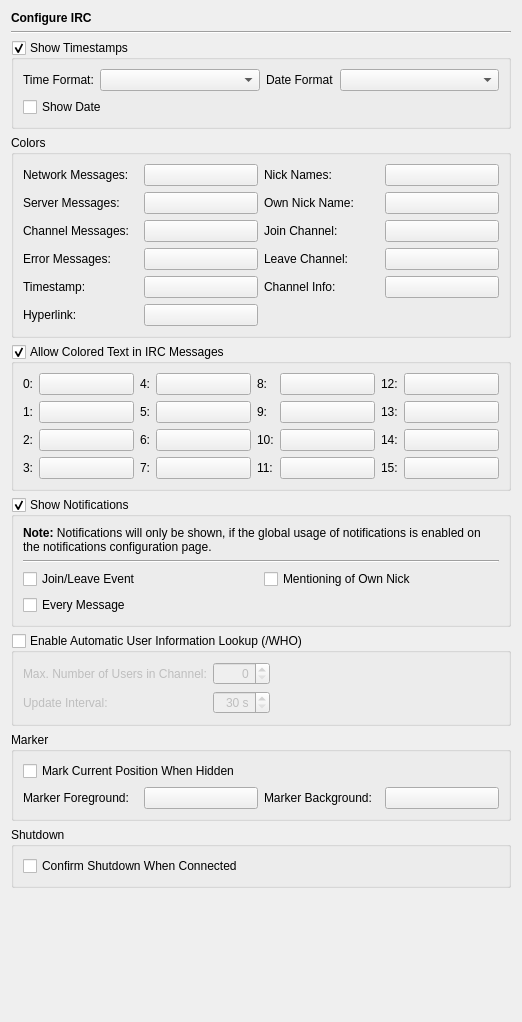
<?xml version="1.0" encoding="UTF-8"?>
<ui version="4.0">
 <class>IrcPage</class>
 <widget class="QWidget" name="IrcPage">
  <property name="geometry">
   <rect>
    <x>0</x>
    <y>0</y>
    <width>522</width>
    <height>1022</height>
   </rect>
  </property>
  <layout class="QVBoxLayout" name="verticalLayout_3">
   <item>
    <widget class="QLabel" name="headerLabel">
     <property name="text">
      <string>&lt;b&gt;Configure IRC&lt;/b&gt;</string>
     </property>
    </widget>
   </item>
   <item>
    <widget class="Line" name="line3">
     <property name="frameShape">
      <enum>QFrame::HLine</enum>
     </property>
     <property name="frameShadow">
      <enum>QFrame::Sunken</enum>
     </property>
     <property name="orientation">
      <enum>Qt::Horizontal</enum>
     </property>
    </widget>
   </item>
   <item>
    <widget class="QGroupBox" name="timestampGroup">
     <property name="toolTip">
      <string>Enable to show timestamps</string>
     </property>
     <property name="title">
      <string>Show Timestamps</string>
     </property>
     <property name="checkable">
      <bool>true</bool>
     </property>
     <layout class="QGridLayout" name="gridLayout">
      <item row="0" column="0">
       <widget class="QLabel" name="label">
        <property name="text">
         <string>Time Format:</string>
        </property>
       </widget>
      </item>
      <item row="0" column="1">
       <widget class="QComboBox" name="timeFormatCombo">
        <property name="sizePolicy">
         <sizepolicy hsizetype="Expanding" vsizetype="Fixed">
          <horstretch>0</horstretch>
          <verstretch>0</verstretch>
         </sizepolicy>
        </property>
        <property name="toolTip">
         <string>Select the time format to use</string>
        </property>
       </widget>
      </item>
      <item row="0" column="2">
       <widget class="QLabel" name="label_2">
        <property name="text">
         <string>Date Format</string>
        </property>
       </widget>
      </item>
      <item row="0" column="3">
       <widget class="QComboBox" name="dateFormatCombo">
        <property name="sizePolicy">
         <sizepolicy hsizetype="Expanding" vsizetype="Fixed">
          <horstretch>0</horstretch>
          <verstretch>0</verstretch>
         </sizepolicy>
        </property>
        <property name="toolTip">
         <string>Select the date format to use</string>
        </property>
       </widget>
      </item>
      <item row="1" column="0" colspan="4">
       <widget class="QCheckBox" name="showDateCheckBox">
        <property name="toolTip">
         <string>Select to show the date in timestamps</string>
        </property>
        <property name="text">
         <string>Show Date</string>
        </property>
       </widget>
      </item>
     </layout>
    </widget>
   </item>
   <item>
    <widget class="QGroupBox" name="coloursGroup">
     <property name="title">
      <string>Colors</string>
     </property>
     <layout class="QGridLayout" name="gridLayout_2">
      <item row="0" column="0">
       <widget class="QLabel" name="label_3">
        <property name="text">
         <string>Network Messages:</string>
        </property>
       </widget>
      </item>
      <item row="0" column="1">
       <widget class="QPushButton" name="networkButton">
        <property name="minimumSize">
         <size>
          <width>100</width>
          <height>0</height>
         </size>
        </property>
        <property name="toolTip">
         <string>Select the color for network messages</string>
        </property>
        <property name="text">
         <string/>
        </property>
       </widget>
      </item>
      <item row="0" column="2">
       <widget class="QLabel" name="label_9">
        <property name="text">
         <string>Nick Names:</string>
        </property>
       </widget>
      </item>
      <item row="0" column="3">
       <widget class="QPushButton" name="nickButton">
        <property name="minimumSize">
         <size>
          <width>100</width>
          <height>0</height>
         </size>
        </property>
        <property name="toolTip">
         <string>Select the color for nick names</string>
        </property>
        <property name="text">
         <string/>
        </property>
       </widget>
      </item>
      <item row="1" column="0">
       <widget class="QLabel" name="label_4">
        <property name="text">
         <string>Server Messages:</string>
        </property>
       </widget>
      </item>
      <item row="1" column="1">
       <widget class="QPushButton" name="serverButton">
        <property name="minimumSize">
         <size>
          <width>100</width>
          <height>0</height>
         </size>
        </property>
        <property name="toolTip">
         <string>Select the color for server messages</string>
        </property>
        <property name="text">
         <string/>
        </property>
       </widget>
      </item>
      <item row="1" column="2">
       <widget class="QLabel" name="label_10">
        <property name="text">
         <string>Own Nick Name:</string>
        </property>
       </widget>
      </item>
      <item row="1" column="3">
       <widget class="QPushButton" name="ownNickButton">
        <property name="minimumSize">
         <size>
          <width>100</width>
          <height>0</height>
         </size>
        </property>
        <property name="toolTip">
         <string>Select the color for own nick name</string>
        </property>
        <property name="text">
         <string/>
        </property>
       </widget>
      </item>
      <item row="2" column="0">
       <widget class="QLabel" name="label_5">
        <property name="text">
         <string>Channel Messages:</string>
        </property>
       </widget>
      </item>
      <item row="2" column="1">
       <widget class="QPushButton" name="channelButton">
        <property name="minimumSize">
         <size>
          <width>100</width>
          <height>0</height>
         </size>
        </property>
        <property name="toolTip">
         <string>Select the color for channel messages</string>
        </property>
        <property name="text">
         <string/>
        </property>
       </widget>
      </item>
      <item row="2" column="2">
       <widget class="QLabel" name="label_11">
        <property name="text">
         <string>Join Channel:</string>
        </property>
       </widget>
      </item>
      <item row="2" column="3">
       <widget class="QPushButton" name="joinButton">
        <property name="minimumSize">
         <size>
          <width>100</width>
          <height>0</height>
         </size>
        </property>
        <property name="toolTip">
         <string>Select the color for join channel messages</string>
        </property>
        <property name="text">
         <string/>
        </property>
       </widget>
      </item>
      <item row="3" column="0">
       <widget class="QLabel" name="label_6">
        <property name="text">
         <string>Error Messages:</string>
        </property>
       </widget>
      </item>
      <item row="3" column="1">
       <widget class="QPushButton" name="errorButton">
        <property name="minimumSize">
         <size>
          <width>100</width>
          <height>0</height>
         </size>
        </property>
        <property name="toolTip">
         <string>Select the color for error messages</string>
        </property>
        <property name="text">
         <string/>
        </property>
       </widget>
      </item>
      <item row="3" column="2">
       <widget class="QLabel" name="label_12">
        <property name="text">
         <string>Leave Channel:</string>
        </property>
       </widget>
      </item>
      <item row="3" column="3">
       <widget class="QPushButton" name="leaveButton">
        <property name="minimumSize">
         <size>
          <width>100</width>
          <height>0</height>
         </size>
        </property>
        <property name="toolTip">
         <string>Select the color for leave channel messages</string>
        </property>
        <property name="text">
         <string/>
        </property>
       </widget>
      </item>
      <item row="4" column="0">
       <widget class="QLabel" name="label_7">
        <property name="text">
         <string>Timestamp:</string>
        </property>
       </widget>
      </item>
      <item row="4" column="1">
       <widget class="QPushButton" name="timestampButton">
        <property name="minimumSize">
         <size>
          <width>100</width>
          <height>0</height>
         </size>
        </property>
        <property name="toolTip">
         <string>Select the color for timestamps</string>
        </property>
        <property name="text">
         <string/>
        </property>
       </widget>
      </item>
      <item row="4" column="2">
       <widget class="QLabel" name="label_13">
        <property name="text">
         <string>Channel Info:</string>
        </property>
       </widget>
      </item>
      <item row="4" column="3">
       <widget class="QPushButton" name="infoButton">
        <property name="minimumSize">
         <size>
          <width>100</width>
          <height>0</height>
         </size>
        </property>
        <property name="toolTip">
         <string>Select the color for channel info messages</string>
        </property>
        <property name="text">
         <string/>
        </property>
       </widget>
      </item>
      <item row="5" column="0">
       <widget class="QLabel" name="label_8">
        <property name="text">
         <string>Hyperlink:</string>
        </property>
       </widget>
      </item>
      <item row="5" column="1">
       <widget class="QPushButton" name="hyperlinkButton">
        <property name="minimumSize">
         <size>
          <width>100</width>
          <height>0</height>
         </size>
        </property>
        <property name="toolTip">
         <string>Select the color for hyperlinks</string>
        </property>
        <property name="text">
         <string/>
        </property>
       </widget>
      </item>
     </layout>
    </widget>
   </item>
   <item>
    <widget class="QGroupBox" name="textColoursGroup">
     <property name="toolTip">
      <string>Enable to allow colored text in IRC messages</string>
     </property>
     <property name="title">
      <string>Allow Colored Text in IRC Messages</string>
     </property>
     <property name="checkable">
      <bool>true</bool>
     </property>
     <layout class="QGridLayout" name="gridLayout_4">
      <item row="0" column="0">
       <widget class="QLabel" name="label_15">
        <property name="text">
         <string notr="true">0:</string>
        </property>
       </widget>
      </item>
      <item row="0" column="1">
       <widget class="QPushButton" name="ircColor0Button">
        <property name="sizePolicy">
         <sizepolicy hsizetype="Expanding" vsizetype="Fixed">
          <horstretch>0</horstretch>
          <verstretch>0</verstretch>
         </sizepolicy>
        </property>
       </widget>
      </item>
      <item row="0" column="2">
       <widget class="QLabel" name="label_19">
        <property name="text">
         <string notr="true">4:</string>
        </property>
       </widget>
      </item>
      <item row="0" column="3">
       <widget class="QPushButton" name="ircColor4Button">
        <property name="sizePolicy">
         <sizepolicy hsizetype="Expanding" vsizetype="Fixed">
          <horstretch>0</horstretch>
          <verstretch>0</verstretch>
         </sizepolicy>
        </property>
       </widget>
      </item>
      <item row="0" column="4">
       <widget class="QLabel" name="label_23">
        <property name="text">
         <string notr="true">8:</string>
        </property>
       </widget>
      </item>
      <item row="0" column="5">
       <widget class="QPushButton" name="ircColor8Button">
        <property name="sizePolicy">
         <sizepolicy hsizetype="Expanding" vsizetype="Fixed">
          <horstretch>0</horstretch>
          <verstretch>0</verstretch>
         </sizepolicy>
        </property>
       </widget>
      </item>
      <item row="0" column="6">
       <widget class="QLabel" name="label_27">
        <property name="text">
         <string notr="true">12:</string>
        </property>
       </widget>
      </item>
      <item row="0" column="7">
       <widget class="QPushButton" name="ircColor12Button">
        <property name="sizePolicy">
         <sizepolicy hsizetype="Expanding" vsizetype="Fixed">
          <horstretch>0</horstretch>
          <verstretch>0</verstretch>
         </sizepolicy>
        </property>
       </widget>
      </item>
      <item row="1" column="0">
       <widget class="QLabel" name="label_16">
        <property name="text">
         <string notr="true">1:</string>
        </property>
       </widget>
      </item>
      <item row="1" column="1">
       <widget class="QPushButton" name="ircColor1Button">
        <property name="sizePolicy">
         <sizepolicy hsizetype="Expanding" vsizetype="Fixed">
          <horstretch>0</horstretch>
          <verstretch>0</verstretch>
         </sizepolicy>
        </property>
       </widget>
      </item>
      <item row="1" column="2">
       <widget class="QLabel" name="label_20">
        <property name="text">
         <string notr="true">5:</string>
        </property>
       </widget>
      </item>
      <item row="1" column="3">
       <widget class="QPushButton" name="ircColor5Button">
        <property name="sizePolicy">
         <sizepolicy hsizetype="Expanding" vsizetype="Fixed">
          <horstretch>0</horstretch>
          <verstretch>0</verstretch>
         </sizepolicy>
        </property>
       </widget>
      </item>
      <item row="1" column="4">
       <widget class="QLabel" name="label_24">
        <property name="text">
         <string notr="true">9:</string>
        </property>
       </widget>
      </item>
      <item row="1" column="5">
       <widget class="QPushButton" name="ircColor9Button">
        <property name="sizePolicy">
         <sizepolicy hsizetype="Expanding" vsizetype="Fixed">
          <horstretch>0</horstretch>
          <verstretch>0</verstretch>
         </sizepolicy>
        </property>
       </widget>
      </item>
      <item row="1" column="6">
       <widget class="QLabel" name="label_28">
        <property name="text">
         <string notr="true">13:</string>
        </property>
       </widget>
      </item>
      <item row="1" column="7">
       <widget class="QPushButton" name="ircColor13Button">
        <property name="sizePolicy">
         <sizepolicy hsizetype="Expanding" vsizetype="Fixed">
          <horstretch>0</horstretch>
          <verstretch>0</verstretch>
         </sizepolicy>
        </property>
       </widget>
      </item>
      <item row="2" column="0">
       <widget class="QLabel" name="label_17">
        <property name="text">
         <string notr="true">2:</string>
        </property>
       </widget>
      </item>
      <item row="2" column="1">
       <widget class="QPushButton" name="ircColor2Button">
        <property name="sizePolicy">
         <sizepolicy hsizetype="Expanding" vsizetype="Fixed">
          <horstretch>0</horstretch>
          <verstretch>0</verstretch>
         </sizepolicy>
        </property>
       </widget>
      </item>
      <item row="2" column="2">
       <widget class="QLabel" name="label_21">
        <property name="text">
         <string notr="true">6:</string>
        </property>
       </widget>
      </item>
      <item row="2" column="3">
       <widget class="QPushButton" name="ircColor6Button">
        <property name="sizePolicy">
         <sizepolicy hsizetype="Expanding" vsizetype="Fixed">
          <horstretch>0</horstretch>
          <verstretch>0</verstretch>
         </sizepolicy>
        </property>
       </widget>
      </item>
      <item row="2" column="4">
       <widget class="QLabel" name="label_25">
        <property name="text">
         <string notr="true">10:</string>
        </property>
       </widget>
      </item>
      <item row="2" column="5">
       <widget class="QPushButton" name="ircColor10Button">
        <property name="sizePolicy">
         <sizepolicy hsizetype="Expanding" vsizetype="Fixed">
          <horstretch>0</horstretch>
          <verstretch>0</verstretch>
         </sizepolicy>
        </property>
       </widget>
      </item>
      <item row="2" column="6">
       <widget class="QLabel" name="label_29">
        <property name="text">
         <string notr="true">14:</string>
        </property>
       </widget>
      </item>
      <item row="2" column="7">
       <widget class="QPushButton" name="ircColor14Button">
        <property name="sizePolicy">
         <sizepolicy hsizetype="Expanding" vsizetype="Fixed">
          <horstretch>0</horstretch>
          <verstretch>0</verstretch>
         </sizepolicy>
        </property>
       </widget>
      </item>
      <item row="3" column="0">
       <widget class="QLabel" name="label_18">
        <property name="text">
         <string notr="true">3:</string>
        </property>
       </widget>
      </item>
      <item row="3" column="1">
       <widget class="QPushButton" name="ircColor3Button">
        <property name="sizePolicy">
         <sizepolicy hsizetype="Expanding" vsizetype="Fixed">
          <horstretch>0</horstretch>
          <verstretch>0</verstretch>
         </sizepolicy>
        </property>
       </widget>
      </item>
      <item row="3" column="2">
       <widget class="QLabel" name="label_22">
        <property name="text">
         <string notr="true">7:</string>
        </property>
       </widget>
      </item>
      <item row="3" column="3">
       <widget class="QPushButton" name="ircColor7Button">
        <property name="sizePolicy">
         <sizepolicy hsizetype="Expanding" vsizetype="Fixed">
          <horstretch>0</horstretch>
          <verstretch>0</verstretch>
         </sizepolicy>
        </property>
       </widget>
      </item>
      <item row="3" column="4">
       <widget class="QLabel" name="label_26">
        <property name="text">
         <string notr="true">11:</string>
        </property>
       </widget>
      </item>
      <item row="3" column="5">
       <widget class="QPushButton" name="ircColor11Button">
        <property name="sizePolicy">
         <sizepolicy hsizetype="Expanding" vsizetype="Fixed">
          <horstretch>0</horstretch>
          <verstretch>0</verstretch>
         </sizepolicy>
        </property>
       </widget>
      </item>
      <item row="3" column="6">
       <widget class="QLabel" name="label_30">
        <property name="text">
         <string notr="true">15:</string>
        </property>
       </widget>
      </item>
      <item row="3" column="7">
       <widget class="QPushButton" name="ircColor15Button">
        <property name="sizePolicy">
         <sizepolicy hsizetype="Expanding" vsizetype="Fixed">
          <horstretch>0</horstretch>
          <verstretch>0</verstretch>
         </sizepolicy>
        </property>
       </widget>
      </item>
     </layout>
    </widget>
   </item>
   <item>
    <widget class="QGroupBox" name="notificationsGroup">
     <property name="toolTip">
      <string>Enable to show notifications</string>
     </property>
     <property name="title">
      <string>Show Notifications</string>
     </property>
     <property name="checkable">
      <bool>true</bool>
     </property>
     <layout class="QGridLayout" name="gridLayout_3">
      <item row="0" column="0" colspan="2">
       <widget class="QLabel" name="label_14">
        <property name="text">
         <string>&lt;b&gt;Note:&lt;/b&gt; Notifications will only be shown, if the global usage of notifications is enabled on the notifications configuration page.</string>
        </property>
        <property name="wordWrap">
         <bool>true</bool>
        </property>
       </widget>
      </item>
      <item row="1" column="0" colspan="2">
       <widget class="Line" name="line">
        <property name="orientation">
         <enum>Qt::Horizontal</enum>
        </property>
       </widget>
      </item>
      <item row="2" column="0">
       <widget class="QCheckBox" name="joinLeaveCheckBox">
        <property name="toolTip">
         <string>Select to show a notification for join and leave events</string>
        </property>
        <property name="text">
         <string>Join/Leave Event</string>
        </property>
       </widget>
      </item>
      <item row="2" column="1">
       <widget class="QCheckBox" name="ownNickCheckBox">
        <property name="toolTip">
         <string>Select to show a notification for every mentioning of your nick</string>
        </property>
        <property name="text">
         <string>Mentioning of Own Nick</string>
        </property>
       </widget>
      </item>
      <item row="3" column="0">
       <widget class="QCheckBox" name="messageCheckBox">
        <property name="toolTip">
         <string>Select to show a notification for every message</string>
        </property>
        <property name="text">
         <string>Every Message</string>
        </property>
       </widget>
      </item>
     </layout>
    </widget>
   </item>
   <item>
    <widget class="QGroupBox" name="whoGroup">
     <property name="toolTip">
      <string>Select this to enable the automatic lookup of user information for joined channels</string>
     </property>
     <property name="title">
      <string>Enable Automatic User Information Lookup (/WHO)</string>
     </property>
     <property name="checkable">
      <bool>true</bool>
     </property>
     <property name="checked">
      <bool>false</bool>
     </property>
     <layout class="QGridLayout" name="gridLayout_5">
      <item row="0" column="0">
       <widget class="QLabel" name="label_31">
        <property name="text">
         <string>Max. Number of Users in Channel:</string>
        </property>
       </widget>
      </item>
      <item row="0" column="1">
       <widget class="QSpinBox" name="whoUsersSpinBox">
        <property name="toolTip">
         <string>Enter the maximum numbers of users in a channel allowed for this function</string>
        </property>
        <property name="alignment">
         <set>Qt::AlignRight|Qt::AlignTrailing|Qt::AlignVCenter</set>
        </property>
        <property name="maximum">
         <number>999</number>
        </property>
       </widget>
      </item>
      <item row="0" column="2">
       <spacer name="horizontalSpacer">
        <property name="orientation">
         <enum>Qt::Horizontal</enum>
        </property>
        <property name="sizeHint" stdset="0">
         <size>
          <width>174</width>
          <height>20</height>
         </size>
        </property>
       </spacer>
      </item>
      <item row="1" column="0">
       <widget class="QLabel" name="label_32">
        <property name="text">
         <string>Update Interval:</string>
        </property>
       </widget>
      </item>
      <item row="1" column="1">
       <widget class="QSpinBox" name="whoIntervalSpinBox">
        <property name="toolTip">
         <string>Enter the user information update interval</string>
        </property>
        <property name="alignment">
         <set>Qt::AlignRight|Qt::AlignTrailing|Qt::AlignVCenter</set>
        </property>
        <property name="suffix">
         <string> s</string>
        </property>
        <property name="minimum">
         <number>30</number>
        </property>
        <property name="maximum">
         <number>600</number>
        </property>
        <property name="singleStep">
         <number>10</number>
        </property>
       </widget>
      </item>
     </layout>
    </widget>
   </item>
   <item>
    <widget class="QGroupBox" name="markerGroup">
     <property name="title">
      <string>Marker</string>
     </property>
     <layout class="QVBoxLayout" name="verticalLayout">
      <item>
       <widget class="QCheckBox" name="markWhenHiddenCheckBox">
        <property name="toolTip">
         <string>Select to mark the current position, when the chat window is hidden</string>
        </property>
        <property name="text">
         <string>Mark Current Position When Hidden</string>
        </property>
       </widget>
      </item>
      <item>
       <layout class="QHBoxLayout" name="horizontalLayout">
        <item>
         <widget class="QLabel" name="label_33">
          <property name="text">
           <string>Marker Foreground:</string>
          </property>
         </widget>
        </item>
        <item>
         <widget class="QPushButton" name="markerForegroundButton">
          <property name="minimumSize">
           <size>
            <width>100</width>
            <height>0</height>
           </size>
          </property>
          <property name="toolTip">
           <string>Select the foreground color for the marker</string>
          </property>
          <property name="text">
           <string/>
          </property>
         </widget>
        </item>
        <item>
         <widget class="QLabel" name="label_34">
          <property name="text">
           <string>Marker Background:</string>
          </property>
         </widget>
        </item>
        <item>
         <widget class="QPushButton" name="markerBackgroundButton">
          <property name="minimumSize">
           <size>
            <width>100</width>
            <height>0</height>
           </size>
          </property>
          <property name="toolTip">
           <string>Select the background color for the marker</string>
          </property>
          <property name="text">
           <string/>
          </property>
         </widget>
        </item>
       </layout>
      </item>
     </layout>
    </widget>
   </item>
   <item>
    <widget class="QGroupBox" name="shutdownGroup">
     <property name="title">
      <string>Shutdown</string>
     </property>
     <layout class="QVBoxLayout" name="verticalLayout_2">
      <item>
       <widget class="QCheckBox" name="confirmShutdownCheckBox">
        <property name="toolTip">
         <string>Select to confirm a shutdown operation while still connected to an IRC server</string>
        </property>
        <property name="text">
         <string>Confirm Shutdown When Connected</string>
        </property>
       </widget>
      </item>
     </layout>
    </widget>
   </item>
   <item>
    <spacer name="verticalSpacer">
     <property name="orientation">
      <enum>Qt::Vertical</enum>
     </property>
     <property name="sizeHint" stdset="0">
      <size>
       <width>20</width>
       <height>130</height>
      </size>
     </property>
    </spacer>
   </item>
  </layout>
 </widget>
 <tabstops>
  <tabstop>timestampGroup</tabstop>
  <tabstop>timeFormatCombo</tabstop>
  <tabstop>dateFormatCombo</tabstop>
  <tabstop>showDateCheckBox</tabstop>
  <tabstop>networkButton</tabstop>
  <tabstop>serverButton</tabstop>
  <tabstop>channelButton</tabstop>
  <tabstop>errorButton</tabstop>
  <tabstop>timestampButton</tabstop>
  <tabstop>hyperlinkButton</tabstop>
  <tabstop>nickButton</tabstop>
  <tabstop>ownNickButton</tabstop>
  <tabstop>joinButton</tabstop>
  <tabstop>leaveButton</tabstop>
  <tabstop>infoButton</tabstop>
  <tabstop>textColoursGroup</tabstop>
  <tabstop>ircColor0Button</tabstop>
  <tabstop>ircColor1Button</tabstop>
  <tabstop>ircColor2Button</tabstop>
  <tabstop>ircColor3Button</tabstop>
  <tabstop>ircColor4Button</tabstop>
  <tabstop>ircColor5Button</tabstop>
  <tabstop>ircColor6Button</tabstop>
  <tabstop>ircColor7Button</tabstop>
  <tabstop>ircColor8Button</tabstop>
  <tabstop>ircColor9Button</tabstop>
  <tabstop>ircColor10Button</tabstop>
  <tabstop>ircColor11Button</tabstop>
  <tabstop>ircColor12Button</tabstop>
  <tabstop>ircColor13Button</tabstop>
  <tabstop>ircColor14Button</tabstop>
  <tabstop>ircColor15Button</tabstop>
  <tabstop>notificationsGroup</tabstop>
  <tabstop>joinLeaveCheckBox</tabstop>
  <tabstop>messageCheckBox</tabstop>
  <tabstop>ownNickCheckBox</tabstop>
  <tabstop>whoGroup</tabstop>
  <tabstop>whoUsersSpinBox</tabstop>
  <tabstop>whoIntervalSpinBox</tabstop>
  <tabstop>markWhenHiddenCheckBox</tabstop>
  <tabstop>markerForegroundButton</tabstop>
  <tabstop>markerBackgroundButton</tabstop>
  <tabstop>confirmShutdownCheckBox</tabstop>
 </tabstops>
 <resources/>
 <connections/>
</ui>
